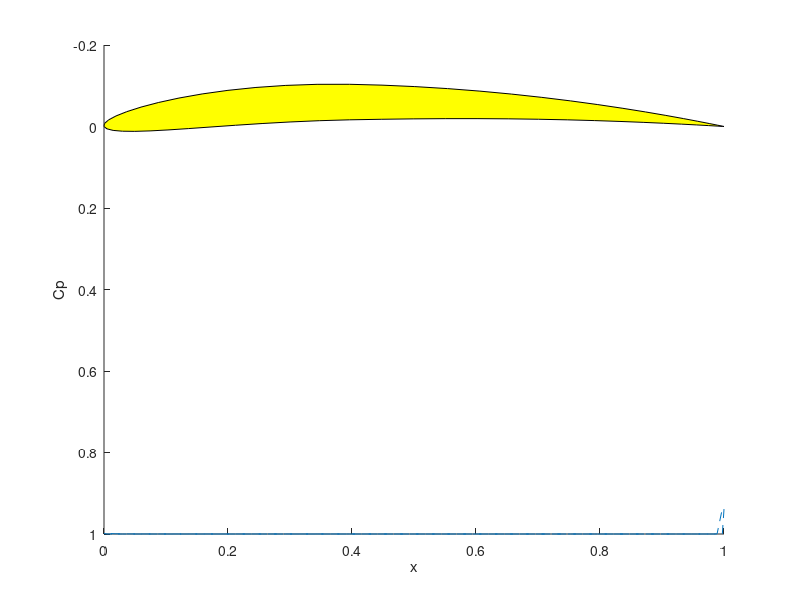

MATLAB code to generate this figure:
c = 1;
% Defining Chord Length

Vmag = 100.0; 
% Velocity Magnitude

alphaDeg = 3.2; 
% Angle of Attack (alpha) of airfoil

alphaRad = alphaDeg*pi/180.0;
% Converting to radians for Trig


airfoil = load('n6409.dat');

NumPan=length(airfoil)-1;
for i=1:NumPan
    point1(i,1) = airfoil(i,1);
    point1(i,2) = airfoil(i,2);
    point2(i,1) = airfoil(i+1,1);
    point2(i,2) = airfoil(i+1,2);
end

for i=1:NumPan
    dx = point2(i,1)-point1(i,1);
    dy = point2(i,2)-point1(i,2);
    dl(i) = sqrt( (point2(i,1)-point1(i,1))^2 + (point2(i,2)-point1(i,2))^2);
    th(i) = atan2(dy,dx);
    tnx(i) = cos(th(i));
    tny(i) = sin(th(i));
    vnx(i) = -tny(i);
    vny(i) = tnx(i);
end

for i=1:NumPan
    midpoint(i,1) = 0.5*(point1(i,1)+point2(i,1));
    midpoint(i,2) = 0.5*(point1(i,2)+point2(i,2));
end

for i=1:NumPan
    
    for j=1:NumPan
        
        xt = midpoint(i,1) - point1(j,1);
        yt = midpoint(i,2) - point1(j,2);
        x = xt*tnx(j) + yt*tny(j);
        y = -xt*tny(j) + yt*tnx(j);
        x1 = 0.0; y1 = 0.0;
        x2t = point2(j,1) - point1(j,1);
        y2t = point2(j,2) - point1(j,2);
        x2 = x2t*tnx(j) + y2t*tny(j);
        r1 = sqrt(x^2+y^2);
        r2 = sqrt((x-x2)*(x-x2)+y^2);
        th1 = atan2(y,x);
        th2 = atan2(y,x-x2);
        if(i==j) % Self-induced velocity
            ax1 = 0.5*(x/x2-1.0);
            ay1 = 1.0/(2*pi);
            ax2 =-0.5*x/x2;
            ay2 =-1.0/(2*pi);
        else
            dth = th2-th1;
            rrt = r2/r1;
            rrtl = log(rrt);
            fcc = 1/(2*pi*x2);
            ax1 = fcc*( y*rrtl + (x-x2)*dth );
            ay1 = fcc*((x-x2)*rrtl - y*dth + x2);
            ax2 = -fcc*(y*rrtl + x*dth );
            ay2 = -fcc*(x*rrtl - y*dth + x2);
        end
        
        ux1 = ax1*tnx(j) - ay1*tny(j);
        uy1 = ax1*tny(j) + ay1*tnx(j);
        ux2 = ax2*tnx(j) - ay2*tny(j);
        uy2 = ax2*tny(j) + ay2*tnx(j);
        
        if(j==1)
            a(i,1)= ux1*vnx(i) + uy1*vny(i);
            holda = ux2*vnx(i) + uy2*vny(i);
        elseif(j==NumPan)
            a(i,NumPan) = ux1*vnx(i) + uy1*vny(i) + holda;
            a(i,NumPan+1) = ux2*vnx(i) + uy2*vny(i);
        else
            a(i,j)= ux1*vnx(i) + uy1*vny(i) + holda;
            holda = ux2*vnx(i) + uy2*vny(i);
        end
        
        if(j==1)
            b(i,1)= ux1*tnx(i) + uy1*tny(i);
            holdb = ux2*tnx(i) + uy2*tny(i);
        elseif(j==NumPan)
            b(i,NumPan) = ux1*tnx(i) + uy1*tny(i) + holdb;
            b(i,NumPan+1) = ux2*tnx(i) + uy2*tny(i);
        else
            b(i,j)= ux1*tnx(i) + uy1*tny(i) + holdb;
            holdb = ux2*tnx(i) + uy2*tny(i);
        end
    end
end

a(NumPan+1,1) = 1.0;
% Kutta Condition

a(NumPan+1,NumPan+1) = 1.0;
% Kutta Condition Cont.

coalf = cos(alphaRad); sialf = sin(alphaRad);
Vx = Vmag*coalf; Vy = Vmag*sialf;
for i=1:NumPan
    rhs(i) = -Vx*vnx(i)-Vy*vny(i);
end
rhs(NumPan+1)=0.0;

gamma = rhs/a';

circ = 0.0; 
% Circulation

circGam = 0.0; 
% In terms of Gamma

for i=1:NumPan
    tnvel = Vx*tnx(i)+Vy*tny(i); 
    % Tangential velocity
    
    for j=1:NumPan+1
        tnvel = tnvel + b(i,j)*gamma(j);
    end
    circ = circ - tnvel*dl(i);
    circGam = circGam +0.5*(gamma(i)+gamma(i+1))*dl(i); 
    cp(i) = 1.0-tnvel*tnvel/(Vmag*Vmag); 
    % Coefficient of Pressure
end
cp(NumPan+1)=cp(1);

hold on
% Retaining current axes for plot. Prevents deleting old plots.

patch(airfoil(:,1),-airfoil(:,2),'y')
plot(airfoil(:,1),cp,'--')
axis ij
xlabel('x')
ylabel('Cp')